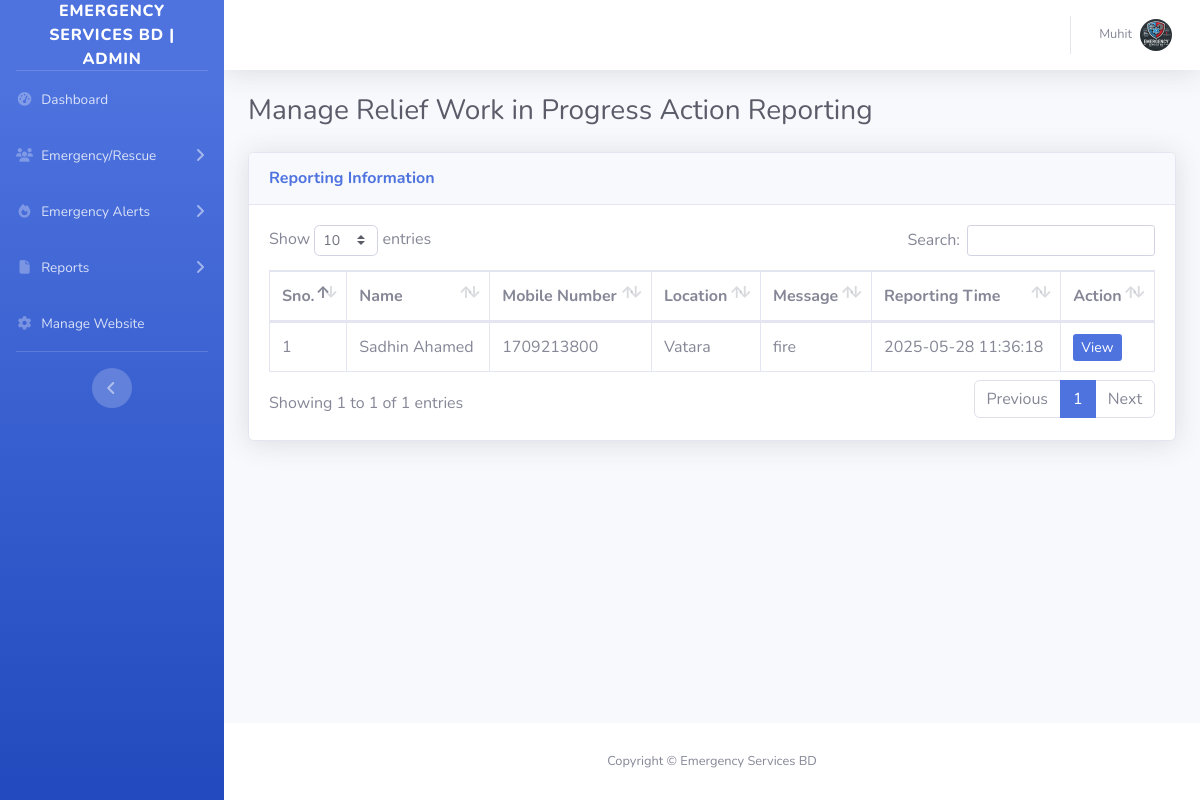
Screenshot of /ofrs/admin/workin-progress-requests.php (signed in) with the database file from the repository.
### tables this page shows
CREATE TABLE `tblsite` (
  `id` int(11) NOT NULL,
  `siteTitle` varchar(255) DEFAULT NULL,
  `siteLogo` varchar(255) DEFAULT NULL
);

CREATE TABLE `tblfirereport` (
  `id` int(11) NOT NULL,
  `fullName` varchar(255) DEFAULT NULL,
  `mobileNumber` bigint(12) DEFAULT NULL,
  `location` mediumtext DEFAULT NULL,
  `messgae` mediumtext DEFAULT NULL,
  `assignTo` int(11) DEFAULT NULL,
  `status` varchar(120) DEFAULT NULL,
  `postingDate` timestamp NULL DEFAULT current_timestamp(),
  `assignTime` varchar(255) DEFAULT NULL,
  `assignTme` varchar(255) NOT NULL
);

### ofrs/admin/workin-progress-requests.php (the view, shortened to what this page needs)
<?php session_start();
include_once('includes/config.php');
if (strlen($_SESSION['aid']==0)) {
  header('location:logout.php');
  } else{
?>
<!DOCTYPE html>
<html lang="en">
<head>
    <link href="vendor/fontawesome-free/css/all.min.css" rel="stylesheet" type="text/css">
    <link href="css/sb-admin-2.min.css" rel="stylesheet">
    <link href="vendor/datatables/dataTables.bootstrap4.min.css" rel="stylesheet">
</head>
<body id="page-top">
    <div id="wrapper">
  <?php include_once('includes/sidebar.php');?>
        <div id="content-wrapper" class="d-flex flex-column">
            <div id="content">
<?php include_once('includes/topbar.php');?>
                <div class="container-fluid">
                       <div class="d-sm-flex align-items-center justify-content-between mb-4">
                        <h1 class="h3 mb-0 text-gray-800">Manage Relief Work in Progress Action Reporting</h1>
                    </div>
                    <div class="card shadow mb-4">
                        <div class="card-header py-3">
                            <h6 class="m-0 font-weight-bold text-primary">Reporting Information</h6>
                        </div>
                        <div class="card-body">
                            <div class="table-responsive">
                                <table class="table table-bordered" id="dataTable" width="100%" cellspacing="0">
                                    <thead>
                                        <tr>
                                            <th>Sno.</th>
                                            <th>Name</th>
                                            <th>Mobile Number</th>
                                            <th>Location </th>
                                             <th>Message</th>
                                             <th>Reporting Time</th>
                                            <th>Action</th>
                                        </tr>
                                    <tbody>
<?php $query=mysqli_query($con,"select * from tblfirereport where status='Fire Relief Work in Progress'");
$cnt=1;
while($row=mysqli_fetch_array($query)){
?>
                                        <tr>
                                            <td><?php echo $cnt;?></td>
                                            <td><?php echo $row['fullName'];?></td>
                                            <td><?php echo $row['mobileNumber'];?></td>
                                            <td><?php echo $row['location'];?></td>
                                            <td><?php echo $row['messgae'];?></td>
                                            <td><?php echo $row['postingDate'];?></td>
                                            <td>
                                <a href="request-details.php?requestid=<?php echo $row['id'];?>" class="btn-sm btn-primary">View</a>
                              </td>
                                        </tr>
                               <?php $cnt++;
                           } ?>
                                    </tbody>
                                </table>
                            </div>
                        </div>
                    </div>
                </div>
            </div>
    <?php include_once('includes/footer.php');?>
        </div>
    </div>
</body>
</html>
<?php } ?>

### ofrs/admin/includes/sidebar.php (shortened to what this page needs)
        <ul class="navbar-nav bg-gradient-primary sidebar sidebar-dark accordion" id="accordionSidebar">
<?php $query=mysqli_query($con,"select * from tblsite");
while($row=mysqli_fetch_array($query)){
$logo=$row['siteLogo'];
$wtitle=$row['siteTitle'];
}  ?>
            <a class="sidebar-brand d-flex align-items-center justify-content-center" href="dashboard.php">
                <div class="sidebar-brand-text mx-3"><?php echo $wtitle;?> | Admin</div>
            </a>
            <hr class="sidebar-divider my-0">
     <li class="nav-item">
                <a class="nav-link" href="dashboard.php">
                    <i class="fas fa-fw fa-tachometer-alt"></i>
                    <span>Dashboard</span></a>
            </li>
<li class="nav-item">
                <a class="nav-link collapsed" href="#" data-toggle="collapse" data-target="#collapsePages1" aria-expanded="true" aria-controls="collapsePages1">
                    <i class="fas fa-fw fa-users"></i>
                    <span>Emergency/Rescue</span>
                </a>
            </li>
<li class="nav-item">
                <a class="nav-link collapsed" href="#" data-toggle="collapse" data-target="#collapsePages" aria-expanded="true" aria-controls="collapsePages">
                    <i class="fas fa-fw fa-fire"></i>
                    <span>Emergency Alerts</span>
                </a>
            </li>
<li class="nav-item">
                <a class="nav-link collapsed" href="#" data-toggle="collapse" data-target="#collapsePages2" aria-expanded="true" aria-controls="collapsePages2">
                    <i class="fas fa-fw fa-file"></i>
                    <span>Reports</span>
                </a>
            </li>
     <li class="nav-item">
                <a class="nav-link" href="manage-site.php">
                      <i class="fas fa-fw fa-cog"></i>
                    <span>Manage Website</span></a>
            </li>
            <hr class="sidebar-divider d-none d-md-block">
            <div class="text-center d-none d-md-inline">
                <button class="rounded-circle border-0" id="sidebarToggle"></button>
            </div>
        </ul>

### ofrs/admin/includes/topbar.php (shortened to what this page needs)
      <nav class="navbar navbar-expand navbar-light bg-white topbar mb-4 static-top shadow">
            <?php if($_SESSION['aid']):?>
                    <ul class="navbar-nav ml-auto">
                        <li class="nav-item dropdown no-arrow">
                            <a class="nav-link dropdown-toggle" href="#" id="userDropdown" role="button"
                                data-toggle="dropdown" aria-haspopup="true" aria-expanded="false">
                <?php
$adid=$_SESSION['aid'];
$ret1=mysqli_query($con,"select AdminName from tbladmin where ID='$adid'");
while($row1=mysqli_fetch_array($ret1)){
?>
                                <span class="mr-2 d-none d-lg-inline text-gray-600 small"><?php  echo $row1['AdminName'];?></span>
                           <?php } ?>
                                <img class="img-profile rounded-circle"
                                    src="uploadeddata/<?php echo $logo;?>">
                            </a>
                        </li>
                    </ul>
                <?php endif;?>
                </nav>

### ofrs/admin/includes/footer.php
<footer class="sticky-footer bg-white">
    <div class="container my-auto">
        <div class="copyright text-center my-auto">
            <span>Copyright &copy; <?php echo $wtitle;?> </span>
        </div>
    </div>
</footer>

### rows the page displays
tblsite: siteTitle "EMERGENCY SERVICES BD", siteLogo (picture), siteTitle "Emergency Services BD"
tblfirereport: fullName "Sadhin Ahamed", mobileNumber "1709213800", location "Vatara", messgae "fire", postingDate "2025-05-28 11:36:18"

### other values shown
$row1['AdminName'] "Muhit"
